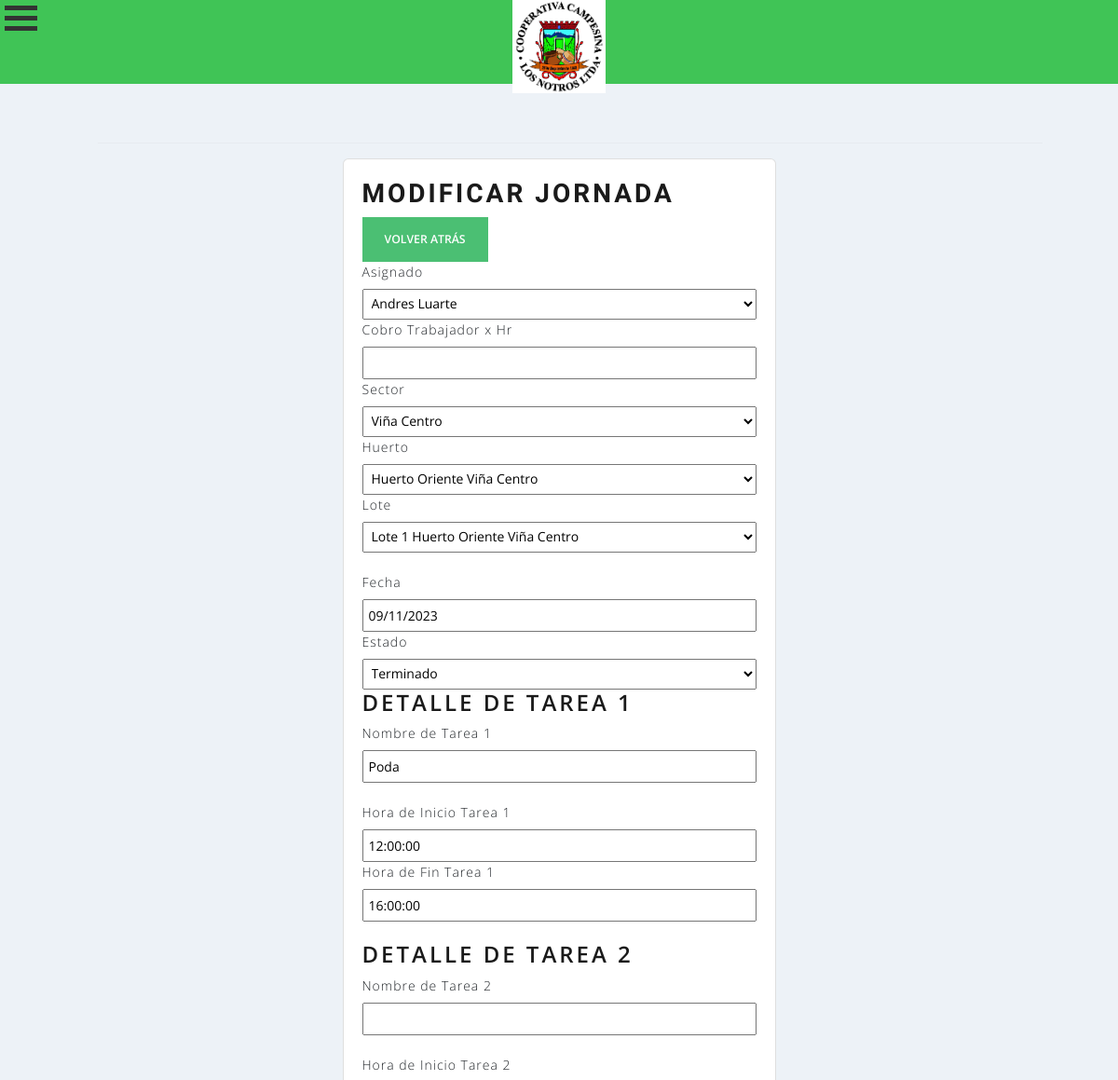
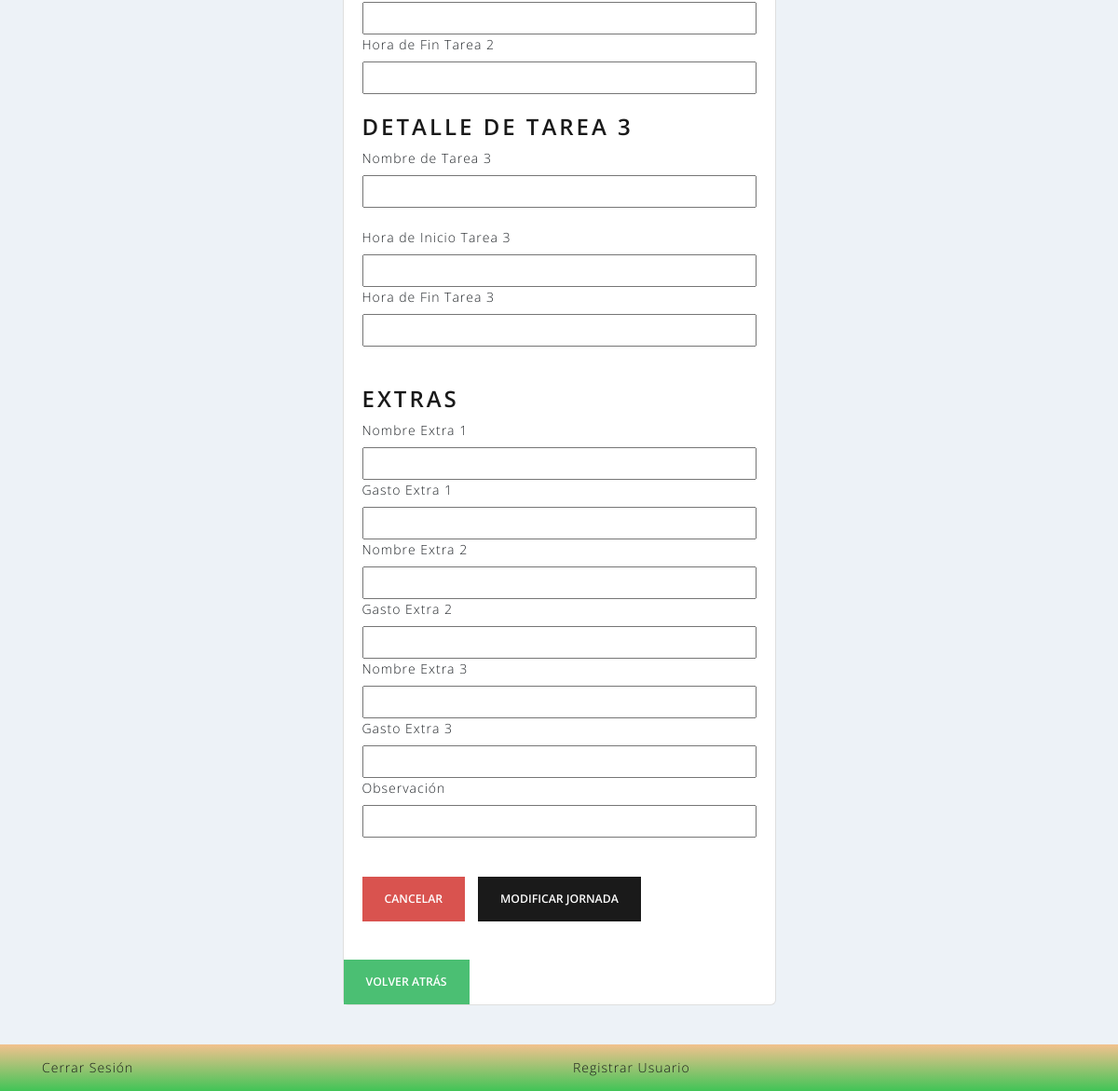
The app's page /modificarjornada/72 with its own data (2 pictures, top to bottom).
### agrosmartiotweb/models.py (models this page shows, shortened)
class Jornada(models.Model):
    fecha_creacion = models.DateField(default=datetime.date.today,editable=False)
    hora_creacion = models.TimeField(default=datetime.datetime.now().time(),editable=False)
    asignado = models.ForeignKey(Trabajador, on_delete=models.CASCADE, max_length=50, null=True)
    sector = models.ForeignKey(Sector, on_delete=models.CASCADE, max_length=50, null=True, blank=True)
    huerto = models.ForeignKey(Huerto, on_delete=models.CASCADE, max_length=50, null=True ,blank=True)
    lote= models.ForeignKey(Lote, on_delete=models.CASCADE, max_length=50, null=True, blank=True)
    fecha = models.DateField()
    ESTADO_CHOICES = (
        ('Por Realizar', 'Por Realizar'),
        ('En Proceso', 'En Proceso'),
        ('Terminado', 'Terminado'),
    )
    estado = models.CharField(max_length=15, choices=ESTADO_CHOICES, default='Por Realizar', editable=True)
    nombre_tarea_1 = models.CharField(max_length=100)
    hora_inicio_tarea_1 = models.TimeField()
    hora_fin_tarea_1 = models.TimeField()
    cobro_tarea_1 = models.IntegerField(max_length=10,blank=True,null=True)
    nombre_tarea_2 = models.CharField(max_length=100, blank=True, null=True)
    hora_inicio_tarea_2 = models.TimeField(blank=True, null=True)
    hora_fin_tarea_2 = models.TimeField(blank=True, null=True)
    cobro_tarea_2 = models.IntegerField(max_length=10,blank=True,null=True)
    nombre_tarea_3 = models.CharField(max_length=100, blank=True, null=True)
    hora_inicio_tarea_3 = models.TimeField(blank=True, null=True)
    hora_fin_tarea_3 = models.TimeField(blank=True, null=True)
    cobro_tarea_3 = models.DecimalField(max_digits=10, decimal_places=2, blank=True, null=True)
    nombre_extra_1 = models.CharField(max_length=100, blank=True, null=True)
    gasto_extra_1 = models.IntegerField(max_length=10,blank=True,null=True)
    nombre_extra_2 = models.CharField(max_length=100, blank=True, null=True)
    gasto_extra_2 = models.IntegerField(max_length=10,blank=True,null=True)
    nombre_extra_3 = models.CharField(max_length=100, blank=True, null=True)
    gasto_extra_3 = models.IntegerField(max_length=10,blank=True,null=True)
    observacion = models.CharField(max_length=200, null=True, blank=True)
    total_gasto_jornada = models.IntegerField(max_length=10,blank=True,null=True,editable=False)
    detalle_gasto_total_tareas = models.IntegerField(max_length=10,blank=True,null=True,editable=False)
    detalle_gastos_total_extras = models.IntegerField(max_length=10,blank=True,null=True,editable=False)
    class Meta:
        ordering = ['-fecha_creacion','-hora_creacion']

### agrosmartiotweb/views.py (the view)
# urls.py: path('modificarjornada/<id>', views.modificarjornada, name = "modificarjornada"),
def modificarjornada(request,id):
    trabajadores = get_object_or_404(Jornada,id=id)
    data ={
        'form' : JornadaModificarForm(instance=trabajadores)
    }
    if request.method == 'POST':
        formulario = JornadaModificarForm(data=request.POST,instance=trabajadores,files=request.FILES)
        if formulario.is_valid():
            formulario.save()
            messages.success(request,"Jornada Modificada Correctamente")
        data["form"] = formulario
    return render(request, 'agrosmart/jornada/modificarjornada.html',data)

### agrosmartiotweb/forms.py (shortened to what this page needs)
class JornadaModificarForm(forms.ModelForm):
    class Meta:
        model = Jornada
        fields = ['asignado',  'sector', 'huerto', 'lote', 'fecha', 'estado','nombre_tarea_1',
                  'hora_inicio_tarea_1', 'hora_fin_tarea_1', 'cobro_tarea_1', 'nombre_tarea_2', 'hora_inicio_tarea_2',
                  'hora_fin_tarea_2', 'cobro_tarea_2', 'nombre_tarea_3', 'hora_inicio_tarea_3', 'hora_fin_tarea_3', 'cobro_tarea_3',
                  'nombre_extra_1','gasto_extra_1','nombre_extra_2','gasto_extra_2','nombre_extra_3','gasto_extra_3','nombre_extra_1','gasto_extra_1','nombre_extra_2','gasto_extra_2','nombre_extra_3','gasto_extra_3',
                  'observacion']
    def __init__(self, *args, **kwargs):
        super().__init__(*args, **kwargs)
        for field_name in ['cobro_tarea_1', 'cobro_tarea_2', 'cobro_tarea_3']:
            self.fields[field_name].widget.attrs['readonly'] = False

### agrosmartiotweb/models.py (called while the page is built)
    def __str__(self):
        return self.nombre

    def __str__(self):
        return self.nombre

    def __str__(self):
        return self.nombre

    def __str__(self):
        return self.nombre

### agrosmartiotweb/templates/agrosmart/jornada/modificarjornada.html (shortened to what this page needs)
{% extends 'agrosmart/base.html' %}
{% block contenido %}
{% load static %}
{% load crispy_forms_tags %}
<br>
<br>
<br>
<div class="row">
    <hr>
    <div class="col-12 col-md-6 offset-md-3">
        <div class="card">
            <div class="card-body">
                <h2> Modificar Jornada </h2>
                <a href="{% url 'gestion_jornadas' %}">
                    <button class="btn btn-success">Volver Atrás</button>
                </a>
                <form method="post" enctype="multipart/form-data">
                    <label for="{{ form.asignado.id_for_label }}">Asignado</label>
                    {{ form.asignado }}
                    <label for="cobro_trabajador">Cobro Trabajador x Hr</label>
                    <input  type="text" id="cobro_trabajador" readonly>
                    <label for="{{ form.sector.id_for_label }}">Sector</label>
                    {{ form.sector }}
                    <label for="{{ form.huerto.id_for_label }}">Huerto</label>
                    {{ form.huerto }}
                    <label for="{{ form.lote.id_for_label }}">Lote</label>
                    {{ form.lote }}
                    <br>
                    <br>
                    <label for="{{ form.fecha.id_for_label }}">Fecha</label>
                    {{ form.fecha }}
                    <br>
                    <label for="{{ form.estado.id_for_label }}">Estado</label>
                    {{ form.estado }}
                    <br>
                    <h3>Detalle de Tarea 1</h3>
                    <label for="{{ form.nombre_tarea_1.id_for_label }}">Nombre de Tarea 1</label>
                    {{ form.nombre_tarea_1 }}
                    <br>
                    <br>
                    <label for="{{ form.hora_inicio_tarea_1.id_for_label }}">Hora de Inicio Tarea 1</label>
                    {{ form.hora_inicio_tarea_1 }}
                    <label for="{{ form.hora_fin_tarea_1.id_for_label }}">Hora de Fin Tarea 1</label>
                    {{ form.hora_fin_tarea_1 }}
                    <br>
                    <br>
                    <h3>Detalle de Tarea 2</h3>
                    <label for="{{ form.nombre_tarea_2.id_for_label }}">Nombre de Tarea 2</label>
                    {{ form.nombre_tarea_2 }}
                    <br>
                    <br>
                    <label for="{{ form.hora_inicio_tarea_2.id_for_label }}">Hora de Inicio Tarea 2</label>
                    {{ form.hora_inicio_tarea_2 }}
                    <label for="{{ form.hora_fin_tarea_2.id_for_label }}">Hora de Fin Tarea 2</label>
                    {{ form.hora_fin_tarea_2 }}
                    <br>
                    <br>
                    <h3>Detalle de Tarea 3</h3>
                        <label for="{{ form.nombre_tarea_3.id_for_label }}">Nombre de Tarea 3</label>
                        {{ form.nombre_tarea_3 }}
                        <br>
                        <br>
                        <label for="{{ form.hora_inicio_tarea_3.id_for_label }}">Hora de Inicio Tarea 3</label>
                        {{ form.hora_inicio_tarea_3 }}
                        <label for="{{ form.hora_fin_tarea_3.id_for_label }}">Hora de Fin Tarea 3</label>
                        {{ form.hora_fin_tarea_3 }}
                        <br>
                        <br>
                        <br>
                        <h3>Extras</h3>
                        <label for="{{ form.nombre_extra_1.idfor_label }}">Nombre Extra 1</label>
                        {{ form.nombre_extra_1 }}
                        <label for="{{ form.gasto_extra_1.idfor_label }}">Gasto Extra 1</label>
                        {{ form.gasto_extra_1 }}
                        <label for="{{ form.nombre_extra_1.idfor_label }}">Nombre Extra 2</label>
                        {{ form.nombre_extra_2 }}
                        <label for="{{ form.gasto_extra_1.idfor_label }}">Gasto Extra 2</label>
                        {{ form.gasto_extra_2 }}
                        <label for="{{ form.nombre_extra_1.idfor_label }}">Nombre Extra 3</label>
                        {{ form.nombre_extra_3 }}
                        <label for="{{ form.gasto_extra_1.idfor_label }}">Gasto Extra 3</label>
                        {{ form.gasto_extra_3 }}
                        <label for="{{ form.observacion.id_for_label }}">Observación</label>
                        {{ form.observacion }}
                    <br>
                    <br>
                    <br>
                    <div>
                        <input type="reset" value="Cancelar" class="btn btn-danger">
                        <button type="submit" id="btnAgregar" class="btn btn-primary">Modificar Jornada</button>
                    </div>
                </form>
            </div>
            <br>
            <a href="{% url 'gestiondetrabajadores' %}">
                <button class="btn btn-success">Volver Atrás</button>
            </a>
        </div>
    </div>
</div>
</div>
{% endblock %}

### agrosmartiotweb/static/app/css/estilos2.css (style rules this page uses)
* { margin:0; padding:0; }
body { background:#FFFFFA; }

### agrosmartiotweb/static/app/css/estilos.css (style rules this page uses)
* { margin: 0; padding: 0; }
body { background-color: #EDF2F7; font-family: 'Open Sans', sans-serif; }
h1, h2 { font-family: 'Balsamiq Sans', cursive; }
input[type=text], input[type=email], input[type=number], select, textarea { width: 100%; padding: 5px; }

### records on screen
Jornada: asignado "Andres Luarte", sector "Viña Centro", huerto "Huerto Oriente Viña Centro", lote "Lote 1 Huerto Oriente Viña Centro", fecha "09/11/2023", estado "Terminado", nombre_tarea_1 "Poda", hora_inicio_tarea_1 "12:00:00", hora_fin_tarea_1 "16:00:00"
